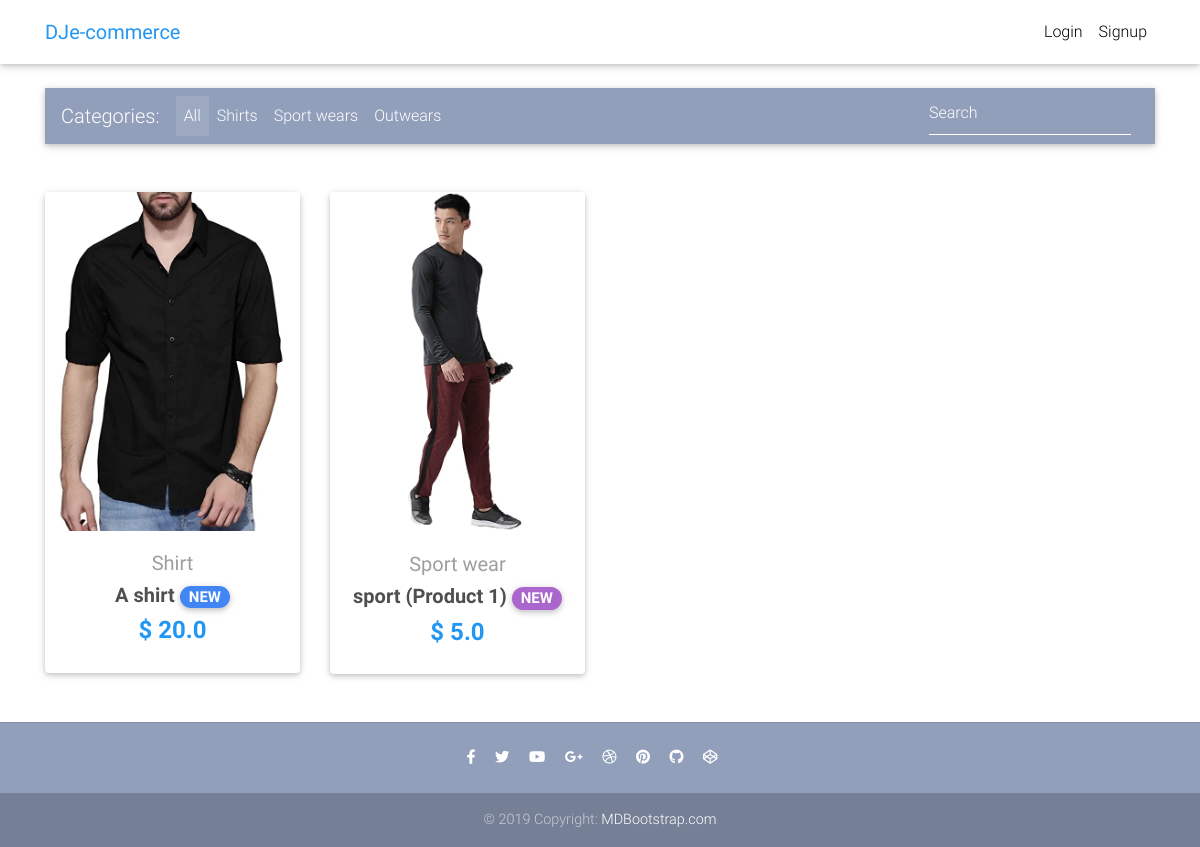
The page / on the database its author committed.
### core/models.py (models this page shows, shortened)
class Item(models.Model):
    title = models.CharField(max_length=100)
    price = models.FloatField()
    discount_price = models.FloatField(blank=True, null=True)
    category = models.CharField(choices=CATEGORY_CHOICES, max_length=2)
    label = models.CharField(choices=LABEL_CHOICES, max_length=1)
    slug = models.SlugField()
    description = models.TextField()
    image = models.ImageField()
    def get_absolute_url(self):
        return reverse("core:product", kwargs={
            'slug': self.slug
        })

### core/views.py (the view)
# urls.py: path('', HomeView.as_view(), name='home'),
class HomeView(ListView):
    model = Item
    paginate_by = 10
    template_name = "home.html"

### templates/home.html (shortened to what this page needs)
{% extends "base.html" %}
{% block content %}
  <main>
    <div class="container">
      <nav class="navbar navbar-expand-lg navbar-dark mdb-color lighten-3 mt-3 mb-5">
        <span class="navbar-brand">Categories:</span>
        <div class="collapse navbar-collapse" id="basicExampleNav">
          <ul class="navbar-nav mr-auto">
            <li class="nav-item active">
              <a class="nav-link" href="#">All
              </a>
            </li>
            <li class="nav-item">
              <a class="nav-link" href="#">Shirts</a>
            </li>
            <li class="nav-item">
              <a class="nav-link" href="#">Sport wears</a>
            </li>
            <li class="nav-item">
              <a class="nav-link" href="#">Outwears</a>
            </li>
          </ul>
          <form class="form-inline">
            <div class="md-form my-0">
              <input class="form-control mr-sm-2" type="text" placeholder="Search" aria-label="Search">
            </div>
          </form>
        </div>
      </nav>
      <section class="text-center mb-4">
        <div class="row wow fadeIn">
          {% for item in object_list %}
          <div class="col-lg-3 col-md-6 mb-4">
            <div class="card">
              <div class="view overlay">
                <img src="{{ item.image.url }}" class="card-img-top">
              </div>
              <div class="card-body text-center">
                <a href="" class="grey-text">
                  <h5>{{ item.get_category_display }}</h5>
                </a>
                <h5>
                  <strong>
                    <a href="{{ item.get_absolute_url }}" class="dark-grey-text">{{ item.title }}
                      <span class="badge badge-pill {{ item.get_label_display }}-color">NEW</span>
                    </a>
                  </strong>
                </h5>
                <h4 class="font-weight-bold blue-text">
                  <strong>$
                  {% if item.discount_price %}
                  {{ item.discount_price }}
                  {% else %}
                  {{ item.price }}
                  {% endif %}
                  </strong>
                </h4>
              </div>
            </div>
          </div>
          {% endfor %}
        </div>
      </section>
    </div>
  </main>
{% endblock content %}

### templates/base.html (shortened to what this page needs)
{% load static %}
<!DOCTYPE html>
<html lang="en">
<head>
  <link rel="stylesheet" href="https://use.fontawesome.com/releases/v5.8.1/css/all.css">
  <link href="{% static 'css/bootstrap.min.css' %}" rel="stylesheet">
  <link href="{% static 'css/mdb.min.css' %}" rel="stylesheet">
  <link href="{% static 'css/style.min.css' %}" rel="stylesheet">
</head>
{% include "navbar.html" %}
<body>
    <div class="mt-5 pt-4">
    </div>
    {% block content %}
    {% endblock content %}
    {% include "footer.html" %}
</body>
</html>

### templates/navbar.html (shortened to what this page needs)
{% load cart_template_tags %}
<nav class="navbar fixed-top navbar-expand-lg navbar-light white scrolling-navbar">
    <div class="container">
      <a class="navbar-brand waves-effect" href="/">
        <strong class="blue-text">DJe-commerce</strong>
      </a>
      <div class="collapse navbar-collapse" id="navbarSupportedContent">
        <ul class="navbar-nav nav-flex-icons">
          {% if request.user.is_authenticated %}
          <li class="nav-item">
            <a href="{% url 'core:order-summary' %}" class="nav-link waves-effect">
              <span class="badge red z-depth-1 mr-1"> {{ request.user|cart_item_count }} </span>
              <i class="fas fa-shopping-cart"></i>
              <span class="clearfix d-none d-sm-inline-block"> Cart </span>
            </a>
          </li>
          <li class="nav-item">
            <a class="nav-link waves-effect" href="{% url 'account_logout' %}">
              <span class="clearfix d-none d-sm-inline-block"> Logout </span>
            </a>
          </li>
          {% else %}
          <li class="nav-item">
            <a class="nav-link waves-effect" href="{% url 'account_login' %}">
              <span class="clearfix d-none d-sm-inline-block"> Login </span>
            </a>
          </li>
          <li class="nav-item">
            <a class="nav-link waves-effect" href="{% url 'account_signup' %}">
              <span class="clearfix d-none d-sm-inline-block"> Signup </span>
            </a>
          </li>
          {% endif %}
        </ul>
      </div>
    </div>
  </nav>

### templates/footer.html
<footer class="page-footer text-center font-small mt-4 wow fadeIn">
    <hr class="my-4">
    <div class="pb-4">
      <a href="https://www.facebook.com/mdbootstrap" target="_blank">
        <i class="fab fa-facebook-f mr-3"></i>
      </a>
      <a href="https://twitter.com/MDBootstrap" target="_blank">
        <i class="fab fa-twitter mr-3"></i>
      </a>
      <a href="https://www.youtube.com/watch?v=7MUISDJ5ZZ4" target="_blank">
        <i class="fab fa-youtube mr-3"></i>
      </a>
      <a href="https://plus.google.com/u/0/b/107863090883699620484" target="_blank">
        <i class="fab fa-google-plus-g mr-3"></i>
      </a>
      <a href="https://dribbble.com/mdbootstrap" target="_blank">
        <i class="fab fa-dribbble mr-3"></i>
      </a>
      <a href="https://pinterest.com/mdbootstrap" target="_blank">
        <i class="fab fa-pinterest mr-3"></i>
      </a>
      <a href="https://github.com/mdbootstrap/bootstrap-material-design" target="_blank">
        <i class="fab fa-github mr-3"></i>
      </a>
      <a href="http://codepen.io/mdbootstrap/" target="_blank">
        <i class="fab fa-codepen mr-3"></i>
      </a>
    </div>
    <div class="footer-copyright py-3">
      © 2019 Copyright:
      <a href="https://mdbootstrap.com/education/bootstrap/" target="_blank"> MDBootstrap.com </a>
    </div>
  </footer>

### templates/scripts.html (shortened to what this page needs)
{% load static %}

### templates/base.html (style rules this page uses)
html, body, header, .carousel { height: 60vh; }

### rows shown on the page
Item: image (picture), category "Shirt", title "A shirt", discount_price "20.0"
Item: image (picture), category "Sport wear", title "sport (Product 1)", discount_price "5.0"
